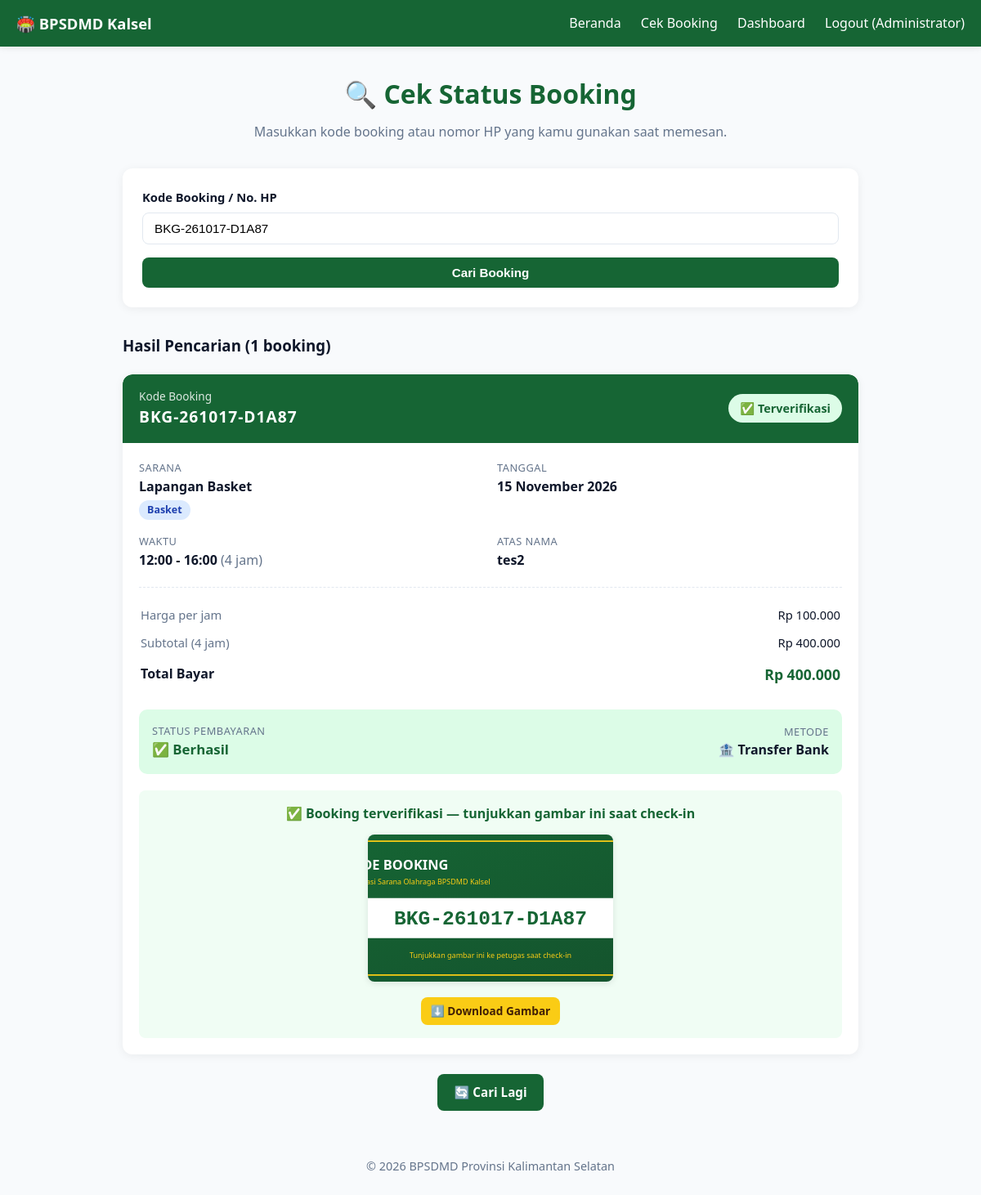
Screenshot of /pages/cek_booking.php?q=BKG-261017-D1A87 (signed in) with the database file from the repository.
### tables this page shows
CREATE TABLE `booking` (
  `id` int(11) NOT NULL,
  `kode_booking` varchar(20) NOT NULL,
  `sarana_id` int(11) NOT NULL,
  `nama_penyewa` varchar(100) NOT NULL,
  `no_hp` varchar(20) NOT NULL,
  `email` varchar(100) DEFAULT NULL,
  `instansi` varchar(150) DEFAULT NULL,
  `tanggal` date NOT NULL,
  `jam_mulai` time NOT NULL,
  `jam_selesai` time NOT NULL,
  `durasi_jam` int(11) NOT NULL,
  `harga_per_jam` decimal(12,2) NOT NULL,
  `subtotal` decimal(12,2) NOT NULL,
  `diskon_id` int(11) DEFAULT NULL,
  `diskon_persen` decimal(5,2) DEFAULT 0.00,
  `total_bayar` decimal(12,2) NOT NULL,
  `metode_pembayaran` enum('tunai','transfer') DEFAULT NULL,
  `status_pembayaran` enum('belum_bayar','menunggu_verifikasi','berhasil','gagal') DEFAULT 'belum_bayar',
  `bukti_transfer` varchar(255) DEFAULT NULL,
  `catatan_pembayaran` text DEFAULT NULL,
  `verified_payment_by` int(11) DEFAULT NULL,
  `verified_payment_at` datetime DEFAULT NULL,
  `status` enum('pending','terverifikasi','ditolak','selesai','batal') DEFAULT 'pending',
  `kode_gambar` varchar(255) DEFAULT NULL,
  `catatan_petugas` text DEFAULT NULL,
  `verified_by` int(11) DEFAULT NULL,
  `verified_at` datetime DEFAULT NULL,
  `created_at` timestamp NOT NULL DEFAULT current_timestamp()
);

CREATE TABLE `sarana` (
  `id` int(11) NOT NULL,
  `nama` varchar(100) NOT NULL,
  `slug` varchar(150) DEFAULT NULL,
  `jenis` varchar(50) DEFAULT NULL,
  `deskripsi` text DEFAULT NULL,
  `kelengkapan` text DEFAULT NULL,
  `harga_per_jam` decimal(12,2) NOT NULL,
  `gambar` varchar(255) DEFAULT NULL,
  `galeri` text DEFAULT NULL,
  `status` enum('tersedia','maintenance') DEFAULT 'tersedia',
  `created_at` timestamp NOT NULL DEFAULT current_timestamp()
);

### includes/functions.php (called while the page is built, shortened)
<?php
function e($str) { return htmlspecialchars($str ?? '', ENT_QUOTES, 'UTF-8'); }
function labelPembayaran($status) {
    $map = [
        'belum_bayar'         => ['#fef3c7', '#92400e', '💵 Belum Bayar'],
        'menunggu_verifikasi' => ['#dbeafe', '#1e40af', '⏳ Menunggu Verifikasi'],
        'berhasil'            => ['#dcfce7', '#166534', '✅ Berhasil'],
        'gagal'               => ['#fee2e2', '#991b1b', '❌ Gagal'],
    ];
    return $map[$status] ?? ['#f1f5f9', '#64748b', $status];
}

### pages/cek_booking.php (the view, shortened to what this page needs)
<?php
require_once __DIR__ . '/../includes/auth.php';
$keyword = trim($_GET['q'] ?? '');
$hasil   = [];
if ($keyword !== '') {
    $stmt = $conn->prepare("
        SELECT b.*, s.nama AS sarana, s.jenis AS jenis_sarana, s.gambar AS gambar_sarana
        FROM booking b
        JOIN sarana s ON s.id = b.sarana_id
        WHERE b.kode_booking = ? OR b.no_hp = ?
        ORDER BY b.created_at DESC
        LIMIT 20
    ");
    $stmt->bind_param('ss', $keyword, $keyword);
    $stmt->execute();
    $res = $stmt->get_result();
    while ($row = $res->fetch_assoc()) $hasil[] = $row;
}
require_once __DIR__ . '/../includes/header.php';
?>
<div class="container page" style="max-width:900px;">
  <div style="text-align:center;margin-bottom:32px;">
    <h1 style="color:#166534;margin-bottom:8px;">🔍 Cek Status Booking</h1>
    <p style="color:#64748b;">Masukkan kode booking atau nomor HP yang kamu gunakan saat memesan.</p>
  </div>
  <form method="GET" style="background:#fff;padding:24px;border-radius:12px;box-shadow:0 2px 12px rgba(0,0,0,.06);">
    <div class="form-group">
      <label>Kode Booking / No. HP</label>
      <input type="text" name="q" class="form-control"
             placeholder="Contoh: BKG-261014-A1B2C  atau  081234567890"
             value="<?= e($keyword) ?>" required autofocus>
    </div>
    <button class="btn btn-primary btn-block">Cari Booking</button>
  </form>
  <?php if (!empty($hasil)): ?>
    <h3 style="margin-top:32px;">Hasil Pencarian (<?= count($hasil) ?> booking)</h3>
    <?php foreach ($hasil as $b): ?>
      <?php
        $statusMap = [
          'pending'       => ['badge-warning', '⏳ Menunggu Verifikasi'],
          'terverifikasi' => ['badge-success', '✅ Terverifikasi'],
          'ditolak'       => ['badge-danger',  '❌ Ditolak'],
          'selesai'       => ['badge-info',    '🎉 Selesai'],
          'batal'         => ['badge-danger',  '🚫 Dibatalkan'],
        ];
        [$badgeClass, $badgeLabel] = $statusMap[$b['status']] ?? ['badge-warning', $b['status']];
        [$pbg, $pcolor, $plabel] = labelPembayaran($b['status_pembayaran'] ?? 'belum_bayar');
        $isTransfer = ($b['metode_pembayaran'] ?? '') === 'transfer';
      ?>
      <div class="card" style="margin-top:20px;padding:0;">
        <div style="display:grid;grid-template-columns:1fr;gap:0;">
          <div style="background:#166534;color:#fff;padding:16px 20px;border-radius:12px 12px 0 0;display:flex;justify-content:space-between;align-items:center;flex-wrap:wrap;gap:8px;">
            <div>
              <div style="font-size:.85rem;opacity:.85;">Kode Booking</div>
              <div style="font-size:1.2rem;font-weight:700;letter-spacing:1px;"><?= e($b['kode_booking']) ?></div>
            </div>
            <span class="badge <?= $badgeClass ?>" style="font-size:.9rem;padding:6px 14px;"><?= $badgeLabel ?></span>
          </div>
          <div style="padding:20px;">
            <div style="display:grid;grid-template-columns:1fr 1fr;gap:16px;">
              <div>
                <div style="font-size:.8rem;color:#64748b;text-transform:uppercase;letter-spacing:.5px;">Sarana</div>
                <div style="font-weight:600;"><?= e($b['sarana']) ?></div>
                <span class="badge badge-info" style="margin-top:4px;"><?= e($b['jenis_sarana']) ?></span>
              </div>
              <div>
                <div style="font-size:.8rem;color:#64748b;text-transform:uppercase;letter-spacing:.5px;">Tanggal</div>
                <div style="font-weight:600;"><?= date('d F Y', strtotime($b['tanggal'])) ?></div>
              </div>
              <div>
                <div style="font-size:.8rem;color:#64748b;text-transform:uppercase;letter-spacing:.5px;">Waktu</div>
                <div style="font-weight:600;">
                  <?= substr($b['jam_mulai'],0,5) ?> - <?= substr($b['jam_selesai'],0,5) ?>
                  <span style="color:#64748b;font-weight:400;">(<?= $b['durasi_jam'] ?> jam)</span>
                </div>
              </div>
              <div>
                <div style="font-size:.8rem;color:#64748b;text-transform:uppercase;letter-spacing:.5px;">Atas Nama</div>
                <div style="font-weight:600;"><?= e($b['nama_penyewa']) ?></div>
              </div>
            </div>
            <div style="margin-top:20px;padding-top:16px;border-top:1px dashed #e2e8f0;">
              <table style="width:100%;font-size:.92rem;">
                <tr>
                  <td style="padding:4px 0;color:#64748b;">Harga per jam</td>
                  <td style="text-align:right;">Rp <?= number_format($b['harga_per_jam'],0,',','.') ?></td>
                </tr>
                <tr>
                  <td style="padding:4px 0;color:#64748b;">Subtotal (<?= $b['durasi_jam'] ?> jam)</td>
                  <td style="text-align:right;">Rp <?= number_format($b['subtotal'],0,',','.') ?></td>
                </tr>
                <tr style="border-top:1px solid #e2e8f0;">
                  <td style="padding:8px 0;font-weight:700;font-size:1rem;">Total Bayar</td>
                  <td style="text-align:right;font-weight:700;font-size:1.1rem;color:#166534;">
                    Rp <?= number_format($b['total_bayar'],0,',','.') ?>
                  </td>
                </tr>
              </table>
            </div>
            <div style="margin-top:20px;padding:16px;background:<?= $pbg ?>;border-radius:10px;">
              <div style="display:flex;justify-content:space-between;align-items:center;flex-wrap:wrap;gap:8px;">
                <div>
                  <div style="font-size:.8rem;color:#64748b;text-transform:uppercase;letter-spacing:.5px;">Status Pembayaran</div>
                  <div style="font-weight:700;color:<?= $pcolor ?>;font-size:1.05rem;"><?= $plabel ?></div>
                </div>
                <div style="text-align:right;">
                  <div style="font-size:.8rem;color:#64748b;text-transform:uppercase;letter-spacing:.5px;">Metode</div>
                  <div style="font-weight:700;">
                    <?= $isTransfer ? '🏦 Transfer Bank' : ($b['metode_pembayaran'] === 'tunai' ? '💵 Tunai' : '—') ?>
                  </div>
                </div>
              </div>
            </div>
            <?php if ($b['status'] === 'terverifikasi' && $b['kode_gambar']): ?>
              <div style="margin-top:20px;text-align:center;background:#f0fdf4;padding:16px;border-radius:8px;">
                <p style="margin-bottom:12px;color:#166534;font-weight:600;">
                  ✅ Booking terverifikasi — tunjukkan gambar ini saat check-in
                </p>
                <img src="<?= BASE_URL . '/' . e($b['kode_gambar']) ?>"
                     style="max-width:300px;border-radius:8px;box-shadow:0 2px 8px rgba(0,0,0,.1);">
                <div style="margin-top:12px;">
                  <a href="<?= BASE_URL . '/' . e($b['kode_gambar']) ?>"
                     download="kode-<?= e($b['kode_booking']) ?>.svg"
                     class="btn btn-accent btn-sm">⬇️ Download Gambar</a>
                </div>
              </div>
            <?php endif; ?>
          </div>
        </div>
      </div>
    <?php endforeach; ?>
    <div style="text-align:center;margin-top:24px;">
      <a href="cek_booking.php" class="btn btn-primary">🔄 Cari Lagi</a>
    </div>
  <?php endif; ?>
</div>
<?php require_once __DIR__ . '/../includes/footer.php'; ?>

### assets/css/style.css (style rules this page uses)
:root { --primary:#166534; --primary-dark:#14532d; --accent:#facc15; --bg:#f8fafc; --card:#ffffff; --text:#0f172a; --muted:#64748b; --border:#e2e8f0; --danger:#dc2626; --success:#16a34a; --warning:#f59e0b; }
* { box-sizing:border-box;margin:0;padding:0; }
body { font-family:'Segoe UI',system-ui,sans-serif;background:var(--bg);color:var(--text);line-height:1.6; }
a { color:var(--primary);text-decoration:none; }
.container { max-width:1200px;margin:0 auto;padding:0 20px; }
.page { padding:32px 0; }
.card { background:var(--card);border-radius:12px;box-shadow:0 2px 12px rgba(0,0,0,.06);overflow:hidden;transition:.2s; }
.card img { width:100%;height:180px;object-fit:cover;background:#e2e8f0; }
.badge { display:inline-block;padding:2px 10px;border-radius:20px;font-size:.78rem;font-weight:600; }
.badge-success { background:#dcfce7;color:#166534; }
.badge-info { background:#dbeafe;color:#1e40af; }
.form-group { margin-bottom:16px; }
.form-group label { display:block;font-weight:600;margin-bottom:6px;font-size:.92rem; }
.form-control { width:100%;padding:10px 14px;border:1px solid var(--border);border-radius:8px;font-size:.95rem;transition:.2s; }
.btn { display:inline-block;padding:10px 20px;border:none;border-radius:8px;font-weight:600;cursor:pointer;font-size:.95rem;transition:.2s; }
.btn-primary { background:var(--primary);color:#fff; }
.btn-accent { background:var(--accent);color:#422006; }
.btn-sm { padding:6px 12px;font-size:.85rem; }
.btn-block { display:block;width:100%;text-align:center; }

### rows the page displays
booking: kode_booking "BKG-261017-D1A87", badgeLabel "✅ Terverifikasi", sarana.nama "Lapangan Basket", sarana.jenis "Basket", tanggal "15 November 2026", jam_mulai "12:00", jam_selesai "16:00", durasi_jam "4", nama_penyewa "tes2", harga_per_jam "100.000", subtotal "400.000", total_bayar "400.000", plabel "✅ Berhasil", metode_pembayaran "🏦 Transfer Bank", kode_gambar (picture)

### other values shown
$_SESSION['nama'] "Administrator"
count($hasil) "1"
